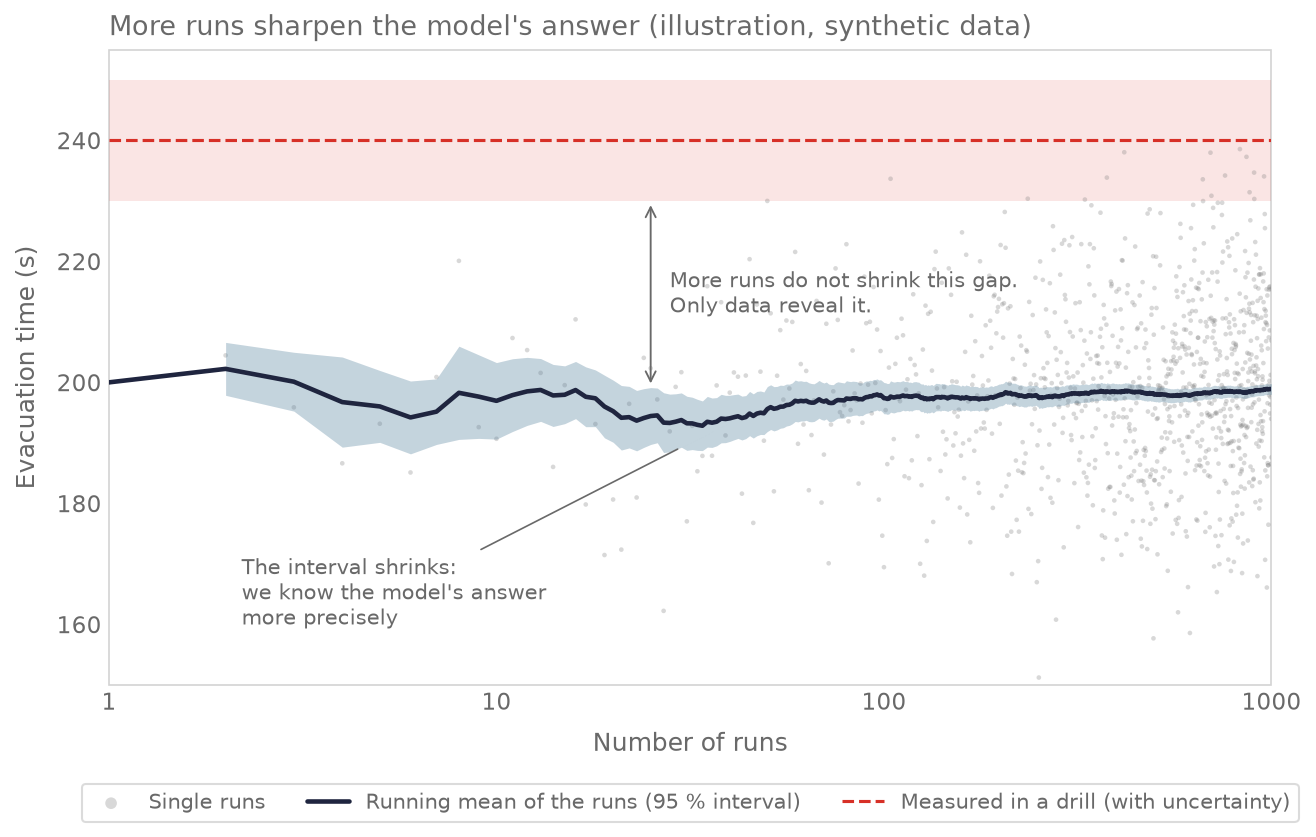

Here is the Python script that generated this plot:
# /// script
# requires-python = ">=3.12"
# dependencies = [
#     "matplotlib",
#     "seaborn",
#     "numpy",
# ]
# ///
"""Illustration: repeated runs converge to the model's value, not to the measurement."""

import sys
from pathlib import Path

import matplotlib.pyplot as plt
import numpy as np
import seaborn as sns


def main():
    """Plot the running mean evacuation time of a stochastic model against the number of runs.

    The data are synthetic: run results are drawn from a normal distribution
    (mean 200 s, sd 15 s) and compared with a fictitious drill value of
    240 s +/- 10 s.

    Parameters
    ----------
    sys.argv[1] : str, optional
        Output directory. Default: ./figures

    Saves
    -----
    convergence.pdf, convergence.png
    """
    out = Path(sys.argv[1] if len(sys.argv) > 1 else "./figures")
    out.mkdir(exist_ok=True)

    # --- Data ---
    rng = np.random.default_rng(7)
    n = 1000
    runs = rng.normal(200, 15, n)
    k = np.arange(1, n + 1)
    mean = np.cumsum(runs) / k
    sd = np.array([runs[:i].std(ddof=1) if i > 1 else np.nan for i in k])
    ci = 1.96 * sd / np.sqrt(k)
    drill, drill_err = 240, 10

    # --- Style Setup ---
    sns.set_theme(font_scale=1.0, style="whitegrid", font="DejaVu Sans")
    pal = sns.cubehelix_palette(6, rot=-0.25, light=0.7)
    red = "#d73027"

    # --- Plot ---
    _, ax = plt.subplots(figsize=(10, 5.5), dpi=150)
    ax.scatter(k, runs, s=5, color="grey", alpha=0.3, edgecolors="none",
               label="Single runs", zorder=2)
    ax.fill_between(k[1:], (mean - ci)[1:], (mean + ci)[1:], color=pal[2],
                    alpha=0.35, linewidth=0, zorder=3)
    ax.plot(k, mean, color=pal[5], linewidth=2.2,
            label="Running mean of the runs (95 % interval)", zorder=4)
    ax.axhspan(drill - drill_err, drill + drill_err, color=red, alpha=0.12,
               linewidth=0, zorder=1)
    ax.axhline(drill, color=red, linewidth=1.5, linestyle="--",
               label="Measured in a drill (with uncertainty)", zorder=4)

    ax.set_xscale("log")
    ax.set_xlim(1, n)
    ax.set_xticks([1, 10, 100, 1000], ["1", "10", "100", "1000"])
    ax.set_ylim(150, 255)
    ax.set_xlabel("Number of runs", fontsize=12, labelpad=8, color="dimgrey")
    ax.set_ylabel("Evacuation time (s)", fontsize=12, labelpad=8, color="dimgrey")
    ax.set_title("More runs sharpen the model's answer (illustration, synthetic data)",
                 fontsize=13, loc="left", pad=7, color="dimgrey")

    # --- Annotations ---
    ax.annotate("The interval shrinks:\nwe know the model's answer\nmore precisely",
                xy=(30, mean[29] - ci[29]), xytext=(2.2, 160),
                fontsize=10, color="dimgrey", ha="left",
                arrowprops={"arrowstyle": "-", "color": "dimgrey", "lw": 0.8})
    ax.annotate("", xy=(25, drill - drill_err), xytext=(25, mean[24] + ci[24]),
                arrowprops={"arrowstyle": "<->", "color": "dimgrey", "lw": 0.9})
    ax.text(28, (drill - drill_err + mean[24] + ci[24]) / 2,
            "More runs do not shrink this gap.\nOnly data reveal it.",
            fontsize=10, color="dimgrey", ha="left", va="center")

    ax.legend(loc="upper center", bbox_to_anchor=(0.5, -0.14), ncol=3,
              fontsize=10, frameon=True, facecolor="white",
              framealpha=0.8, edgecolor="lightgrey", labelcolor="dimgrey",
              markerscale=2.5)
    ax.tick_params(axis="both", which="both", length=0, labelcolor="dimgrey")
    ax.grid(False)
    sns.despine(left=True, bottom=True)
    ax.patch.set_edgecolor("lightgrey")
    ax.patch.set_linewidth(0.8)

    # --- Save ---
    plt.savefig(out / "convergence.pdf", dpi=150, bbox_inches="tight")
    plt.savefig(out / "convergence.png", dpi=150, bbox_inches="tight")


if __name__ == "__main__":
    main()
